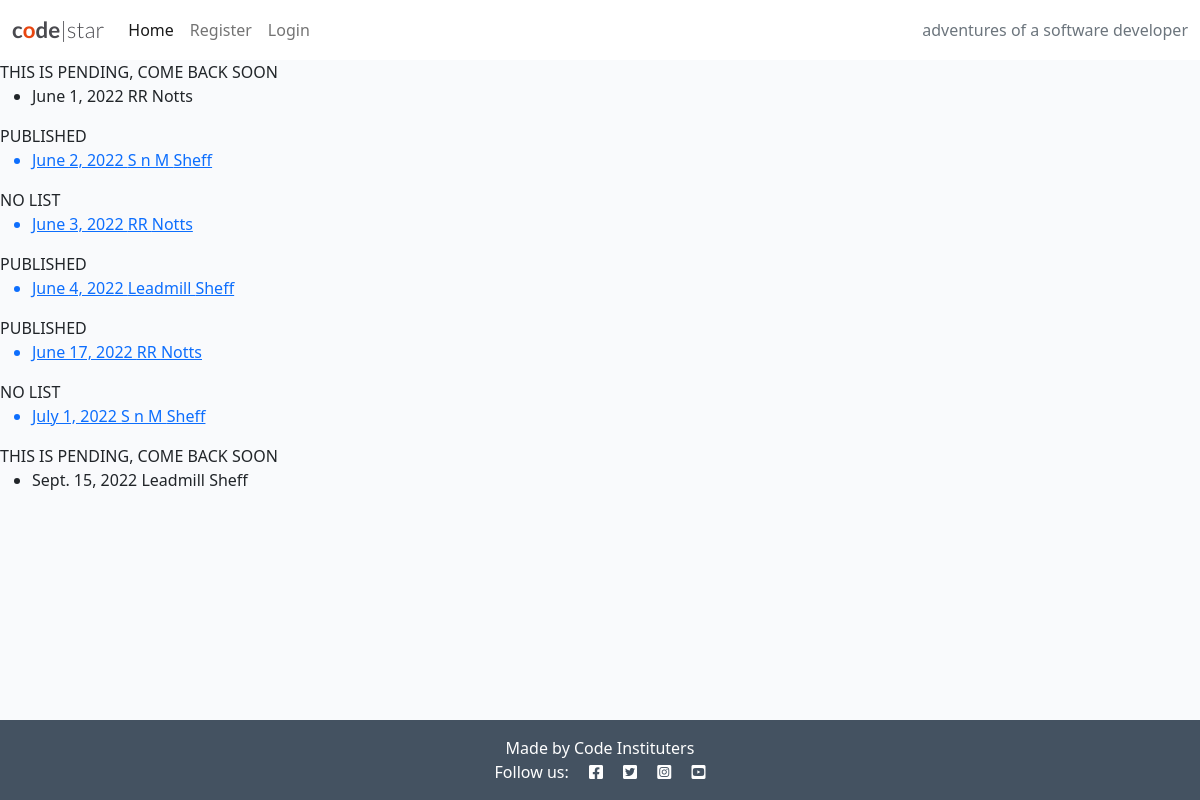
/, run on an earlier commit of the app's database.
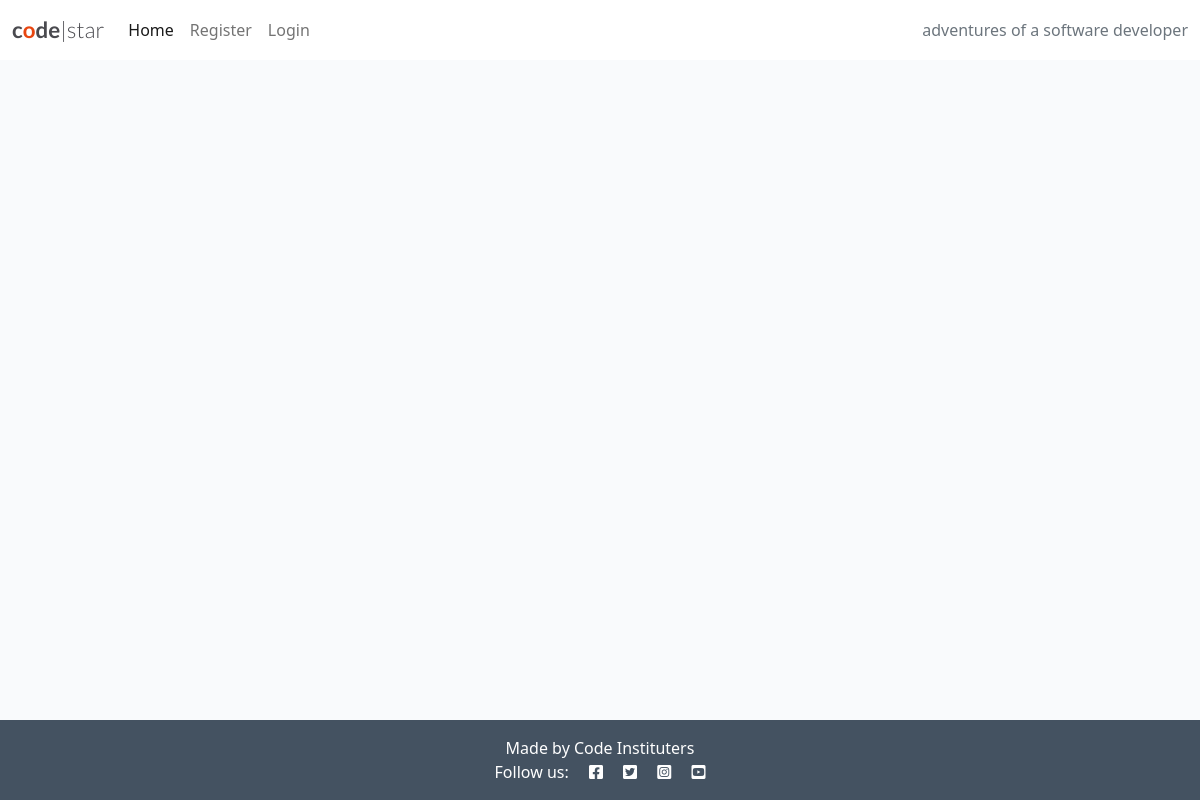
And on a later commit of the database.
### home/models.py (models this page shows, shortened)
class Gig(models.Model):
    date = models.DateField(auto_now_add=False, auto_now=False, blank=True, null=True)
    venue = models.ForeignKey('setlist.Venue', on_delete=models.CASCADE, null=True)
    featured_image = CloudinaryField('image', default='placeholder')

### setlist/models.py (models this page shows)
class Venue(models.Model):
    name = models.CharField(max_length=200)
    city = models.CharField(max_length=200)
    def __str__(self):
        return self.name

### home/views.py (the view)
# urls.py: path('', views.gigs, name='index'),
def gigs(request):
    gigs = Gig.objects.all().order_by('date')
    context = {
        'gigs': gigs,
    }
    return render(request, 'index.html', context)

### home/templates/index.html (shortened to what this page needs)
{% extends 'base.html' %}
{% block content %}
{% for gig in gigs %}
    {% if gig.setlist_gig.status == 0 %}
        THIS IS PENDING, COME BACK SOON
        <ul>
            <li>{{ gig.date }} {{ gig.venue }} {{ gig.venue.city}}</li>
        </ul>
    {% elif gig.setlist_gig.status == 1 %}
    PUBLISHED
        <ul>
            <a href="/setlist/setlist-detail/{{ gig.id }}"><li>{{ gig.date }} {{ gig.venue }} {{ gig.venue.city }}</li></a>
        </ul>
    {% else %}
    NO LIST
        <ul>
            <a href="/setlist/add/{{ gig.id }}"><li>{{ gig.date }} {{ gig.venue }} {{ gig.venue.city }}</li></a>
        </ul>
    {% endif %}
{% endfor %}
{% endblock %}

What changed in the data, as far as the page shows it:
removed Gig: date "June 1, 2022", venue "RR", venue.city "Notts"
removed Gig: date "June 2, 2022", venue "S n M", venue.city "Sheff"
removed Gig: date "June 3, 2022", venue "RR", venue.city "Notts"
removed Gig: date "June 4, 2022", venue "Leadmill", venue.city "Sheff"
removed Gig: date "June 17, 2022", venue "RR", venue.city "Notts"
removed Gig: date "July 1, 2022", venue "S n M", venue.city "Sheff"
removed Gig: date "Sept. 15, 2022", venue "Leadmill", venue.city "Sheff"
